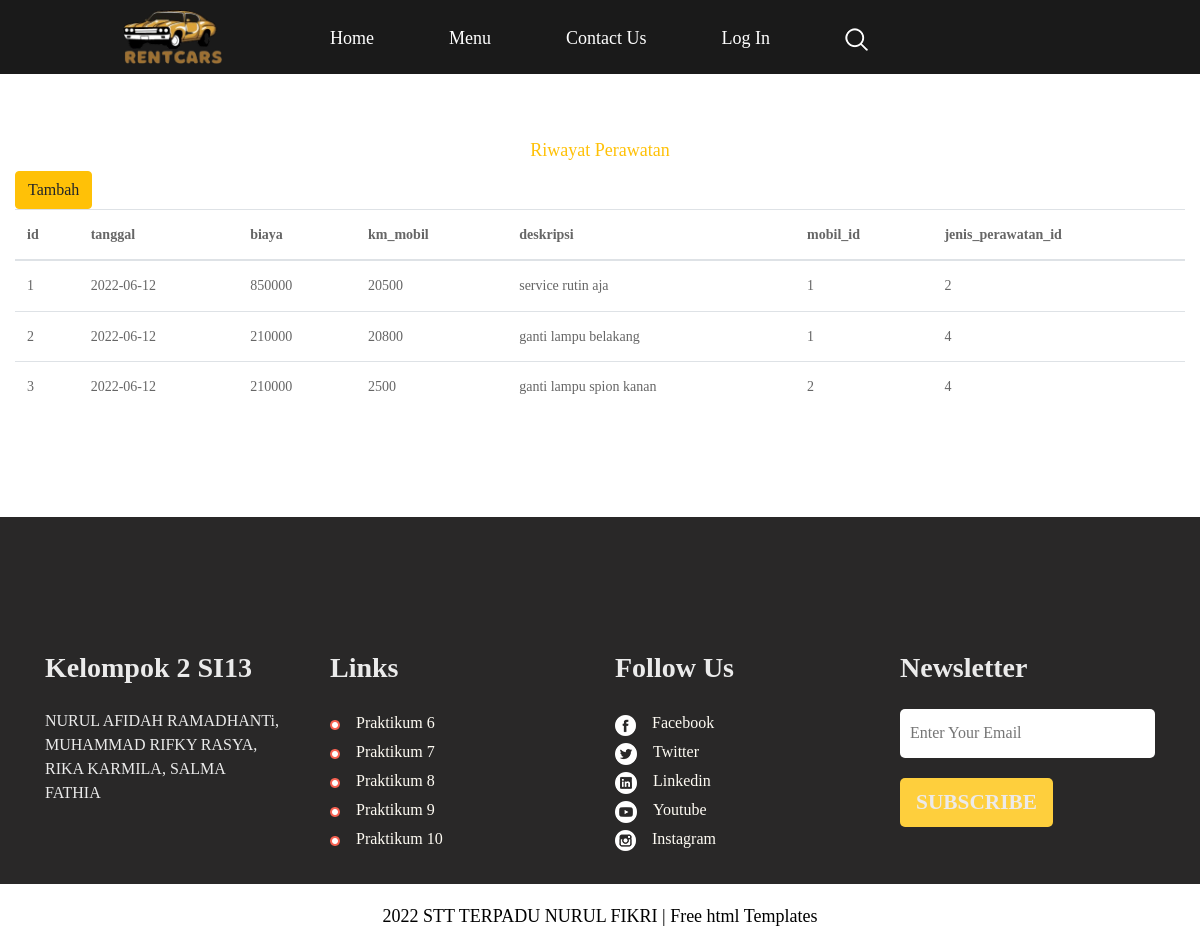
The page /Views/Rental/perawatan.php on the database its author committed.
### tables this page shows
CREATE TABLE `perawatan` (
  `id` int(11) NOT NULL AUTO_INCREMENT,
  `tanggal` date DEFAULT NULL,
  `biaya` double DEFAULT NULL,
  `km_mobil` int(11) DEFAULT NULL,
  `deskripsi` text,
  `mobil_id` int(11) DEFAULT NULL,
  `jenis_perawatan_id` int(11) NOT NULL,
  PRIMARY KEY (`id`),
  KEY `fk_pembelian_produk1_idx` (`mobil_id`),
  KEY `fk_perawatan_jenis_perawatan1_idx` (`jenis_perawatan_id`),
  CONSTRAINT `fk_pembelian_produk1` FOREIGN KEY (`mobil_id`) REFERENCES `mobil` (`id`) ON DELETE NO ACTION ON UPDATE NO ACTION,
  CONSTRAINT `fk_perawatan_jenis_perawatan1` FOREIGN KEY (`jenis_perawatan_id`) REFERENCES `jenis_perawatan` (`id`) ON DELETE NO ACTION ON UPDATE NO ACTION
);

### Views/Rental/perawatan.php (the view, shortened to what this page needs)
<!DOCTYPE html>
<html lang="en">
<head>
<link rel="stylesheet" type="text/css" href="css/bootstrap.min.css">
<link rel="stylesheet" type="text/css" href="css/style.css">
<link rel="stylesheet" href="css/responsive.css">
<link rel="stylesheet" href="css/jquery.mCustomScrollbar.min.css">
<link rel="stylesheet" href="https://netdna.bootstrapcdn.com/font-awesome/4.0.3/css/font-awesome.css">
<link rel="stylesheet" href="css/owl.carousel.min.css">
<link rel="stylesheet" href="css/owl.theme.default.min.css">
<link rel="stylesheet" href="https://cdnjs.cloudflare.com/ajax/libs/fancybox/2.1.5/jquery.fancybox.min.css" media="screen">
</head>
<body>
    <div id="index.html" class="header_section">
        <div class="container">
            <div class="row">
                <div class="col-sm-6 col-lg-3">
                    <div class="logo"><a href="index.html"><img style="width: 100px" src="images/logo3.png"></a></div>
                </div>
                <div class="col-sm-6 col-lg-9">
                    <div class="menu_text">
                        <ul>
                            <li><a href="index.html">Home</a></li>
                            <li>
                              <span  style="font-size:18px;cursor:pointer; color: #ffffff;" onclick="openNav()">
                                Menu
                              </span>
                            </li>
                            <li><a href="#contact">Contact Us</a></li>
                            <li><a href="login.html">Log In</a></li>
                            <li><a href="#"><img src="images/search-icon.png"></a></li>
                        </ul>
                    </div>
                </div>
            </div>
        </div>
    </div>
    <div class="container-fluid">
        <div class="row">
            <div id="riwayat_table" style="margin-top: 10em;" class="col-md-12">
                <h3 class="text-center text-warning">
                    Riwayat Perawatan
                </h3>
                <div align="left">
                    <button
                    type="button"
                    data-toggle="modal"
                    data-target="#add_data_riwayat"
                    class="btn btn-warning">Tambah</button>
                </div>
                <table class="table">
                    <thead>
                        <tr>
                            <th>
                                id
                            </th>
                            <th>
                                tanggal
                            </th>
                            <th>
                                biaya
                            </th>
                            <th>
                                km_mobil
                            </th>
                            <th>
                                deskripsi
                            </th>
                            <th>
                                mobil_id
                            </th>
                            <th>
                                jenis_perawatan_id
                            </th>
                        </tr>
                    </thead>
                    <?php
                    include "koneksi.php";
                    $id = 1;
                    $query = mysqli_query($kon, 'SELECT * FROM perawatan');
                    while ($data = mysqli_fetch_array($query)) {
                    ?>
                        <tr>
                            <td><?php echo $id++ ?></td>
                            <td><?php echo $data['tanggal'] ?></td>
                            <td><?php echo $data['biaya'] ?></td>
                            <td><?php echo $data['km_mobil'] ?></td>
                            <td><?php echo $data['deskripsi'] ?></td>
                            <td><?php echo $data['mobil_id'] ?></td>
                            <td><?php echo $data['jenis_perawatan_id'] ?></td>
                        </tr>
                    <?php } ?>
                </table>
            </div>
        </div>
    </div>
    <div class="section_footer ">
      <div class="container">
          <div class="footer_section_2">
          <div class="footer_section_2">
            <div class="row">
                <div class="col-sm-6 col-md-6 col-lg-3">
                  <h2 class="account_text">Kelompok 2 SI13</h2>
                  <p class="ipsum_text">NURUL AFIDAH RAMADHANTi, MUHAMMAD RIFKY RASYA, RIKA KARMILA, SALMA FATHIA</p>
                </div>
                <div class="col-sm-6 col-md-6 col-lg-3">
                  <h2 class="account_text">Links</h2>
                  <div class="image-icon"><img src="images/bulit-icon.png"><span class="fb_text"><a href="https://github.com/nurulafidah/P6-OOP-Aggregation">Praktikum 6</span></a></div>
                <div class="image-icon"><img src="images/bulit-icon.png"><span class="fb_text"><a href="https://github.com/nurulafidah/P7-CI">Praktikum 7</span></a></div>
                <div class="image-icon"><img src="images/bulit-icon.png"><span class="fb_text"><a href="https://github.com/nurulafidah/P8-Form-CI">Praktikum 8</span></a></div>
                <div class="image-icon"><img src="images/bulit-icon.png"><span class="fb_text"><a href="https://github.com/nurulafidah/P9-Database">Praktikum 9</span></a></div>
                <div class="image-icon"><img src="images/bulit-icon.png"><span class="fb_text"><a href="https://github.com/nurulafidah/P10-Form-Processing">Praktikum 10</span></a></div>
                </div>
                <div class="col-sm-6 col-md-6 col-lg-3">
                <h2 class="account_text">Follow Us</h2>
                <div class="image-icon"><img src="images/fb-icon.png"><span class="fb_text"><a href="#">Facebook</a></span></div>
                <div class="image-icon"><img src="images/twitter-icon.png"><span class="fb_text"><a href="#">Twitter</a></span></div>
                <div class="image-icon"><img src="images/in-icon.png"><span class="fb_text"><a href="#">Linkedin</a></span></div>
                <div class="image-icon"><img src="images/youtube-icon.png"><span class="fb_text"><a href="#">Youtube</a></span></div>
                <div class="image-icon"><img src="images/instagram-icon.png"><span class="fb_text"><a href="#">Instagram</a></span></div>
                </div>
          <div class="col-sm-6 col-md-6 col-lg-3">
            <h2 class="adderess_text">Newsletter</h2>
            <input type="" class="email_text" placeholder="Enter Your Email" name="Enter Your Email">
            <button class="subscribr_bt">SUBSCRIBE</button>
          </div>
          </div>
          </div>
          </div>
      </div>
    </div>
  <div class="copyright_section">
    <div class="container">
      <p class="copyright">2022 STT TERPADU NURUL FIKRI | <a href="https://html.design">Free html  Templates</a></p>
    </div>
  </div>
</body>
</html>

### Views/Rental/css/style.css (style rules this page uses)
* { box-sizing: border-box !important; transition: ease all 0.5s; }
html { scroll-behavior: smooth; }
body { color: #666666; font-size: 14px; font-family: 'Times New Roman', Times, serif; line-height: 1.80857; font-weight: normal; overflow-x: hidden; }
a { color: #1f1f1f; text-decoration: none !important; outline: none !important; -webkit-transition: all .3s ease-in-out; -moz-transition: all .3s ease-in-out; -ms-transition: all .3s ease-in-out; -o-transition: all .3s ease-in-out; transition: all .3s ease-in-out; }
h1, h2, h3, h4, h5, h6 { letter-spacing: 0; font-weight: normal; position: relative; padding: 0 0 10px 0; font-weight: normal; line-height: normal; color: #111111; margin: 0 }
h2 { font-size: 22px }
h3 { font-size: 18px }
*, *::after, *::before { -webkit-box-sizing: border-box; -moz-box-sizing: border-box; box-sizing: border-box; }
ul, li, ol { margin: 0px; padding: 0px; list-style: none; }
p { margin: 20px; font-weight: 300; font-size: 15px; line-height: 24px; }
a { color: #222222; text-decoration: none; outline: none !important; }
a, .btn { text-decoration: none !important; outline: none !important; -webkit-transition: all .3s ease-in-out; -moz-transition: all .3s ease-in-out; -ms-transition: all .3s ease-in-out; -o-transition: all .3s ease-in-out; transition: all .3s ease-in-out; }
img { max-width: 100%; height: auto; }
button { border: 0; margin: 0; padding: 0; cursor: pointer; }
.header_section { width: 100%; float: left; background-color: #1a1a1a; height: auto; padding-top: 10px; padding-bottom: 10px; position: fixed; z-index: 01; }
.logo { width: 100%; float: left; text-align: center; }
.menu_text { float: left; width: auto; }
.menu_text ul { margin: 0px; padding: 0px; }
.menu_text li { float: left; padding-right: 75px; font-size: 18px; color: #ffffff; padding-top: 12px; }
.menu_text li a { color: #ffffff; }
.account_text { width: 100%; float: left; font-size: 28px; color: #ebebeb; font-weight: bold; padding: 25px 0px; }
.image-icon { width: 100%; float: left; }
.fb_text { font-size: 12pt; color: #ebebeb; padding-left: 16px; }
.fb_text a { color: #fffcf4; }
.adderess_text { width: 100%; float: left; font-size: 28px; color: #ebebeb; font-weight: bold; padding: 25px 0px; }
.footer_section_2 { width: 100%; float: left; padding-top: 40px; }
.section_footer { width: 100%; float: left; background-color: #292828; height: auto; padding-top: 30px; padding-bottom: 30px; margin-top: 90px; }
.ipsum_text { font-size: 12pt; color: #ebebeb; margin-left: 0px; }
.email_text { width: 100%; float: left; font-size: 12pt; color: #eceaea; background-color: #ffffff; padding: 10px; border-radius: 5px; border: 0px; }
.subscribr_bt { width: 60%; float: left; font-size: 16pt; color: #eceaea; background-color: #fecf3d; padding: 5px 0px; border: 0px; text-align: center; margin-top: 20px; font-weight: 600; border-radius: 5px; }
.copyright_section { width: 100%; float: left; background-color: #ffffff; height: auto; }
.copyright { width: 100%; float: left; font-size: 18px; color: #000; text-align: center; margin-left: 0; }
.copyright a { color: #000; }

### rows shown on the page
perawatan: tanggal "2022-06-12", biaya "850000", km_mobil "20500", deskripsi "service rutin aja", mobil "1", jenis_perawatan "2"
perawatan: tanggal "2022-06-12", biaya "210000", km_mobil "20800", deskripsi "ganti lampu belakang", mobil "1", jenis_perawatan "4"
perawatan: tanggal "2022-06-12", biaya "210000", km_mobil "2500", deskripsi "ganti lampu spion kanan", mobil "2", jenis_perawatan "4"
